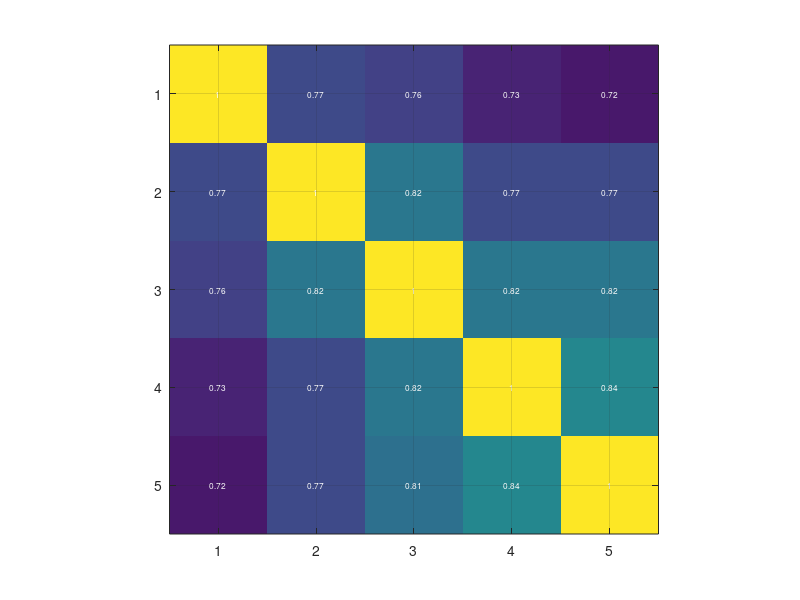

Here is the MATLAB script that generated this plot: (Note: this script raises an error after producing the figure.)

close all;

% ----- make plots
FS = 'fontsize'; MS = 'markersize'; LW = 'linewidth'; JL = 'jumpline';
FSval = 6; 
LWval = 0.5;
MSval = 3;

addpath('../plotting/cbrewer/')
x = [1 .77 .76 .73 .72;...
     .77 1 .82 .77 .77;...
     .76 .82 1 .82 .82;...
     .73 .77 .82 1 .84;...
     .72 .77 .81 .84 1];
 
imagesc(x,[0.7 1]);
axis image
grid on
%# grid domains
xg = 0.5:1:5;
yg = 0.5:1:5;
%# label coordinates
[xlbl, ylbl] = meshgrid(xg+0.5, yg+0.5);
%# create cell arrays of number labels
lbl = strtrim(cellstr(num2str(x(:))));
text(xlbl(:), ylbl(:), lbl(:),'color','w',...
    'HorizontalAlignment','center','VerticalAlignment','middle',FS,FSval);

cmap = cbrewer('seq','Blues',10);
colormap(flipud(cmap));
xticks(1:1:5)
xticklabels({'D1','D2','D3','D4','D5'});
yticks(1:1:5)
yticklabels({'D1','D2','D3','D4','D5'});
xlabel('DOCUMENT INDEX');
ylabel('DOCUMENT INDEX')
set(gca,FS,FSval,'box','on');
c = colorbar;
x1=get(gca,'position'); % position = [x0 y0 width height]
x=get(c,'Position');
x(3)=0.01;
x(1) = x(1)+0.1;
x(2) = x(2)+0.05;
x(4) = x(4)-0.1;
set(c,'Position',x)
set(gca,'position',x1)

if 1
set(gcf, 'PaperUnits', 'centimeters');
set(gcf, 'PaperPosition', [0 0 5 5]); %x_width=10cm y_width=sel_nharmcm        
saveas(gcf,['./figures/doc_similarity.fig']);
print(['./figures/doc_similarity.eps'],'-depsc','-r300');    
end

